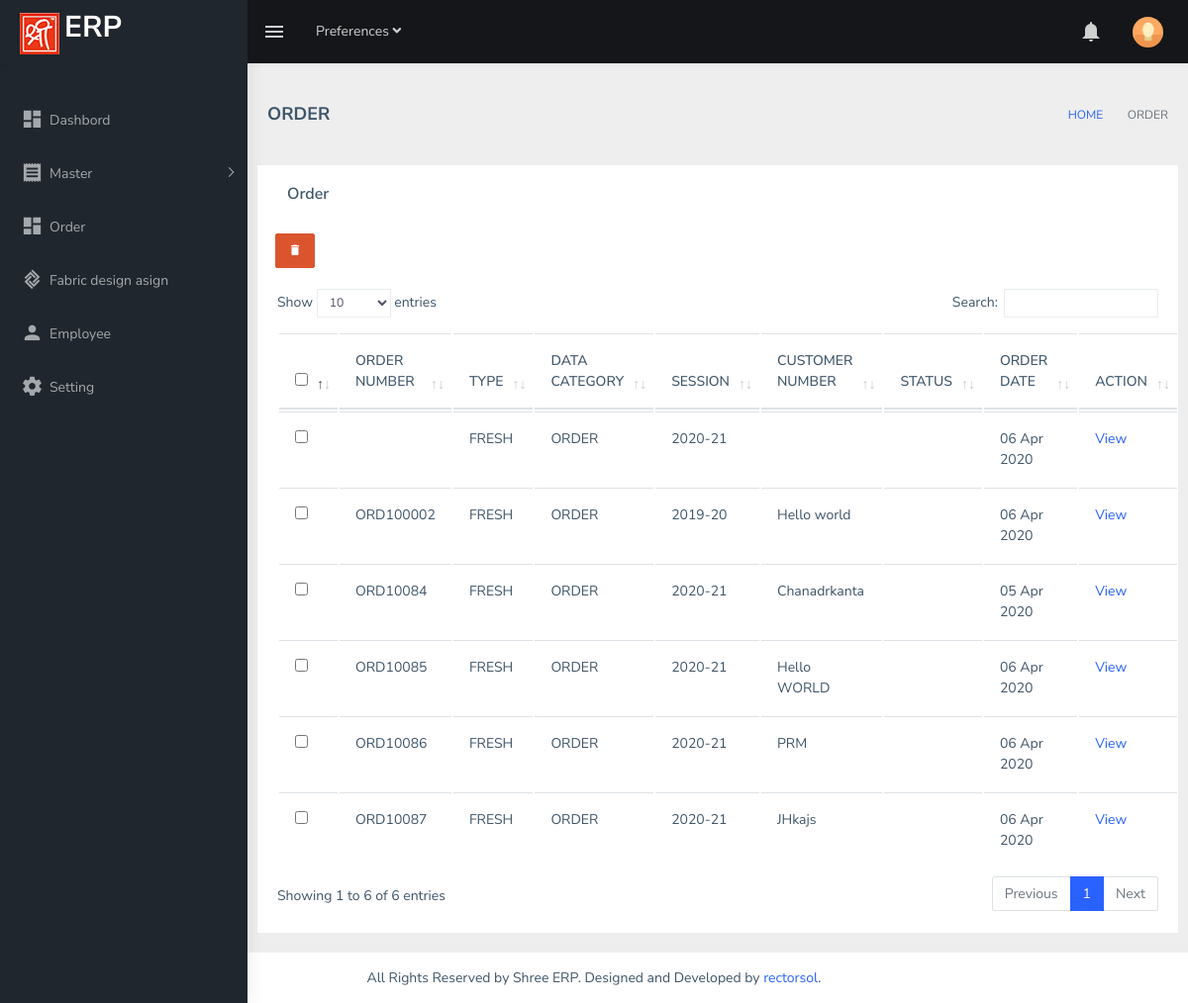
The page /index.php/admin/orders on the database as committed earlier.
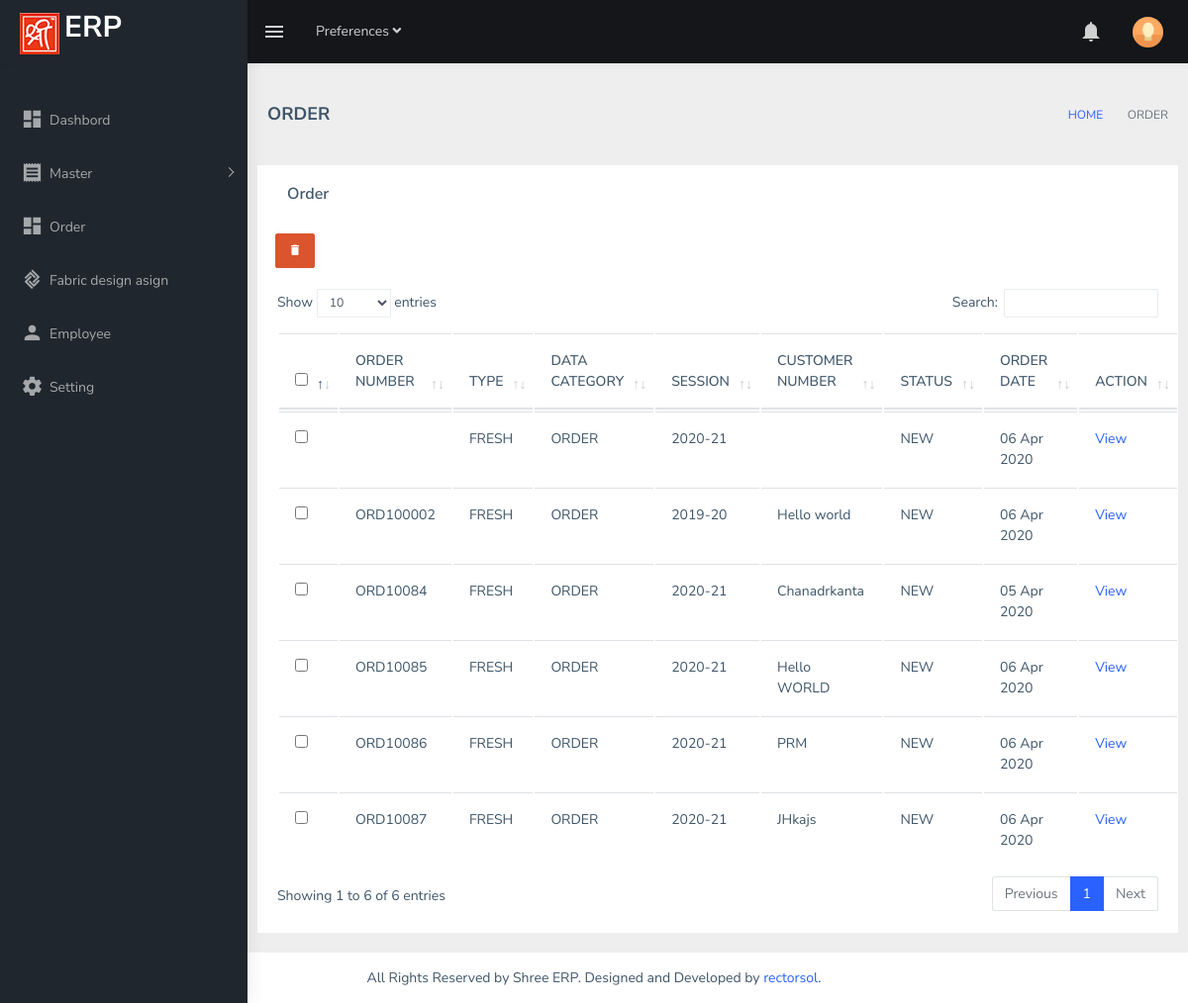
The same page on the database as committed later.
### tables this page shows
CREATE TABLE `order_table` (
  `order_id` int(11) NOT NULL,
  `order_number` varchar(20) NOT NULL,
  `old_order_number` varchar(20) DEFAULT NULL,
  `customer_name` varchar(30) NOT NULL,
  `data_category` varchar(32) NOT NULL,
  `session` varchar(32) NOT NULL,
  `order_type` varchar(20) NOT NULL,
  `order_date` date NOT NULL,
  `deleted` tinyint(1) NOT NULL DEFAULT 0,
  `updated_at` timestamp NOT NULL DEFAULT current_timestamp(),
  `status` enum('NEW','DONE','CANCEL','IN-PROCESS') NOT NULL DEFAULT 'NEW'
);

CREATE TABLE `data_category` (
  `id` int(11) NOT NULL,
  `dataCategory` varchar(15) NOT NULL
);

CREATE TABLE `session` (
  `id` int(11) NOT NULL,
  `financial_year` varchar(10) DEFAULT NULL
);

### application/controllers/admin/Orders.php (called while the page is built, shortened)
<?php if ( ! defined('BASEPATH')) exit('No direct script access allowed');
class Orders extends CI_Controller {
public function __construct(){
     $this->load->model('common_model');
     $this->load->model('login_model');
     $this->load->model('Orders_model');;
     $this->load->library('barcode');
   $this->load->library('pdf');
  }
  public function index()
  {
      $data = array();
      $data['page_name'] = 'ORDER';
      $data['all_Order_list'] = $this->Orders_model->select('order_product');
      $data['data_cat'] = $this->common_model->select('data_category');
      $data['all_Order'] = $this->Orders_model->get_order_value();
      $data['main_content'] = $this->load->view('admin/order/order', $data, TRUE);
      $this->load->view('admin/index', $data);
  }
    }

### index.php (called while the page is built, shortened)
<?php
require_once BASEPATH.'core/CodeIgniter.php';

### application/models/Orders_model.php (called while the page is built, shortened)
<?php
	class Orders_model extends CI_Model {
			function get_order_value(){
				$sql = 'SELECT order_table.order_id order_id, order_table.order_number order_number, order_table.customer_name customer_name, order_table.status status, order_table.order_date order_date, data_category.dataCategory data_category, session.financial_year financial_year, order_type.orderType  order_type  FROM order_table
								INNER JOIN data_category ON order_table.data_category = data_category.id
								INNER JOIN session ON session.id = order_table.session
								INNER JOIN order_type ON order_type.id = order_type.id
								GROUP BY order_table.order_number';
				$query = $this->db->query($sql);
				$query = $query->result_array();
				return $query;
	    }
		function select($table){
				$this->db->select('*');
				$this->db->from($table);
				$this->db->join('order_table', 'order_table.order_number = order_table.order_number');
				$query = $this->db->get();
				$query = $query->result_array();
				return $query;
                 }
}

### application/helpers/custom_helper.php (called while the page is built, shortened)
<?php if ( ! defined('BASEPATH')) exit('No direct script access allowed');
	if (!function_exists('serve_url')) {
	    function serve_url($data) {
				$data = str_replace('/', '_', $data);
				$data = str_replace(' ', '-', $data);
				return $data;
	    }
	}
	if(!function_exists('my_date_show')){
	    function my_date_show($date){
	        if($date != ''){
	            $date2 = date_create($date);
	            $date_new = date_format($date2,"d M Y");
	            return $date_new;
	        }else{
	            return '';
	        }
	    }
	}

### application/views/admin/order/order.php (the view, shortened to what this page needs)
<div class="container-fluid">
  <div class="row">
    <div class="col-md-12 bg-white" id="content_body">
      <div class="card">
        <div class="card-body">
          <h5 class="card-title">Order</h5>
        </div>
        <div class="row well">
          &nbsp;&nbsp; &nbsp;&nbsp; <a type="button" class="btn btn-info pull-left delete_all  btn-danger" style="color:#fff;"><i class="mdi mdi-delete red"></i></a>&nbsp;
        </div><br>
        <table class="table">
          <thead>
            <tr>
              <th><input type="checkbox" class="sub_chk" id="master"></th>
              <th>ORDER NUMBER</th>
              <th>TYPE</th>
              <th>DATA CATEGORY</th>
              <th>SESSION</th>
              <th>CUSTOMER NUMBER</th>
              <th>STATUS</th>
              <th>ORDER DATE</th>
              <th>ACTION</th>
            </tr>
          </thead>
          <tbody>
            <?php foreach ($all_Order as $orders_value) { ?>
            <tr>
              <td><input type="checkbox" class="sub_chk" data-id="<?php echo $orders_value['order_id'] ?>"></td>
              <td><?php echo $orders_value['order_number'];?></td>
              <td><?php echo $orders_value['order_type'];?></td>
              <td><?php echo $orders_value['data_category'];?></td>
              <td><?php echo $orders_value['financial_year'];?></td>
              <td><?php echo $orders_value['customer_name'];?></td>
              <td><?php echo $orders_value['status'];?></td>
              <td><?php echo my_date_show($orders_value['order_date']);?></td>
              <td>
                <a href="<?php echo base_url('admin/orders/get_details/').serve_url($orders_value['order_id']) ?> ">
                  View
                </a>
              </td>
            </tr>
            <?php }?>
          </tbody>
        </table>
      </div>
    </div>
  </div>
</div>
</div>

### application/views/admin/layout/css.php (shortened to what this page needs)
<!DOCTYPE html>
<html dir="ltr" lang="en">
<head>
    <link href="<?php echo base_url('optimum/admin') ?>/assets/libs/flot/css/float-chart.css" rel="stylesheet">
    <link href="<?php echo base_url('optimum/admin') ?>/assets/libs/flot/css/float-chart.css" rel="stylesheet">
    <link rel="stylesheet" type="text/css" href="<?php echo base_url('optimum/admin') ?>/assets/extra-libs/multicheck/multicheck.css">
    <link href="<?php echo base_url('optimum/admin') ?>/assets/libs/datatables.net-bs4/css/dataTables.bootstrap4.css" rel="stylesheet">
    <link type="text/css" href="//gyrocode.github.io/jquery-datatables-checkboxes/1.2.11/css/dataTables.checkboxes.css" rel="stylesheet" />
    <link href="<?php echo base_url('optimum/admin') ?>/dist/css/style.min.css" rel="stylesheet">
    <link href="<?php echo base_url('optimum/admin') ?>/assets/libs/toastr/build/toastr.min.css" rel="stylesheet">
    <link href="<?php echo base_url('optimum/admin') ?>/assets/libs/magnific-popup/dist/magnific-popup.css" rel="stylesheet">
</head>
<body>

### application/views/admin/index.php (shortened to what this page needs)
<?php include('layout/css.php') ?>
<div id="main-wrapper">
  <header class="topbar" data-navbarbg="skin5">
    <nav class="navbar top-navbar navbar-expand-md navbar-dark">
      <div class="navbar-header" data-logobg="skin5">
        <a class="navbar-brand" href="<?php echo base_url('admin/dashboard')?>">
          <b class="logo-icon p-l-10">
            <img src="<?php echo base_url('optimum/admin') ?>/assets/images/shri1.png" alt="homepage" class="light-logo" />
          </b>
          <span class="logo-text">
            <h2>ERP</h2>
          </span>
        </a>
      </div>
      <div class="navbar-collapse collapse" id="navbarSupportedContent" data-navbarbg="skin5">
        <ul class="navbar-nav float-left mr-auto">
          <li class="nav-item d-none d-md-block"><a class="nav-link sidebartoggler waves-effect waves-light" href="javascript:void(0)" data-sidebartype="mini-sidebar"><i class="mdi mdi-menu font-24"></i></a></li>
          <li class="nav-item dropdown">
            <a class="nav-link dropdown-toggle" href="#" id="navbarDropdown" role="button" data-toggle="dropdown" aria-haspopup="true" aria-expanded="false">
              <span class="d-none d-md-block">Preferences <i class="fa fa-angle-down"></i></span>
            </a>
          </li>
          <li class="nav-item search-box"> <a class="nav-link waves-effect waves-dark" href="javascript:void(0)"><i class="ti-search"></i></a>
          </li>
        </ul>
        <ul class="navbar-nav float-right">
          <li class="nav-item dropdown">
            <a class="nav-link dropdown-toggle waves-effect waves-dark" href="" data-toggle="dropdown" aria-haspopup="true" aria-expanded="false"> <i class="mdi mdi-bell font-24"></i>
            </a>
          </li>
          <li class="nav-item dropdown">
            <a class="nav-link dropdown-toggle text-muted waves-effect waves-dark pro-pic" href="" data-toggle="dropdown" aria-haspopup="true" aria-expanded="false"><img src="<?php echo base_url('optimum/admin') ?>/assets/images/users/1.jpg"
                alt="user" class="rounded-circle" width="31"></a>
          </li>
        </ul>
      </div>
    </nav>
  </header>
  <aside class="left-sidebar" data-sidebarbg="skin5">
    <div class="scroll-sidebar">
      <nav class="sidebar-nav">
        <ul id="sidebarnav" class="p-t-30">
          <li class="sidebar-item"> <a class="sidebar-link waves-effect waves-dark sidebar-link" href="<?php echo base_url('admin/dashboard'); ?>" aria-expanded="false"><i class="mdi mdi-view-dashboard"></i><span
                class="hide-menu">Dashbord</span></a></li>
          <li class="sidebar-item hideElement "> <a class="sidebar-link has-arrow waves-effect waves-dark" href="javascript:void(0)" aria-expanded="false"><i class="mdi mdi-receipt"></i><span class="hide-menu">Master </span></a>
          </li>
          <li class="sidebar-item "> <a class="sidebar-link waves-effect waves-dark sidebar-link" aria-expanded="false"><i class="mdi mdi-view-dashboard"></i><span class="hide-menu">Order</span></a>
          </li>
          <li class="sidebar-item hideElement"> <a class="sidebar-link waves-effect waves-dark sidebar-link" href="<?php echo base_url('admin/FDA'); ?>" aria-expanded="false"><i class="mdi mdi-lumx"></i><span class="hide-menu">Fabric design
                asign</span></a></li>
          <li class="sidebar-item hideElement"> <a class="sidebar-link waves-effect waves-dark sidebar-link" href="<?php echo base_url('admin/Employee'); ?>" aria-expanded="false"><i class="mdi mdi-account"></i><span
                class="hide-menu">Employee</span></a></li>
          <li class="sidebar-item hideElement"> <a class="sidebar-link waves-effect waves-dark sidebar-link" href="<?php echo base_url('admin/Setting'); ?>" aria-expanded="false"><i class="mdi mdi-settings"></i><span
                class="hide-menu">Setting</span></a></li>
        </ul>
      </nav>
    </div>
  </aside>
  <div class="page-wrapper">
    <div class="page-breadcrumb">
      <div class="row">
        <div class="col-12 d-flex no-block align-items-center">
          <h4 class="page-title"><?php echo isset($page_name) ? $page_name : 'Dashbord';  ?></h4>
          <div class="ml-auto text-right">
            <nav aria-label="breadcrumb">
              <ol class="breadcrumb">
                <li class="breadcrumb-item"><a href="#">HOME</a></li>
                <li class="breadcrumb-item active" aria-current="page"><?php echo isset($page_name) ? $page_name : ''; ?></li>
              </ol>
            </nav>
          </div><br><br><br>
        </div>
      </div>
    </div>
    <?php echo $main_content; ?>
    <footer class="footer text-center">
      All Rights Reserved by Shree ERP. Designed and Developed by <a href="https://rectorsol.com">rectorsol</a>.
    </footer>
  </div>
<?php include('layout/footer.php') ?>

### application/views/admin/layout/footer.php (shortened to what this page needs)
</body>
</html>

Rows that differ between the two databases and show on the page:
changed order_table (number 1 of 6 on the later page): status (not shown) → "NEW"
changed order_table "ORD100002": status (not shown) → "NEW"
changed order_table "ORD10084": status (not shown) → "NEW"
changed order_table "ORD10085": status (not shown) → "NEW"
changed order_table "ORD10086": status (not shown) → "NEW"
changed order_table "ORD10087": status (not shown) → "NEW"
